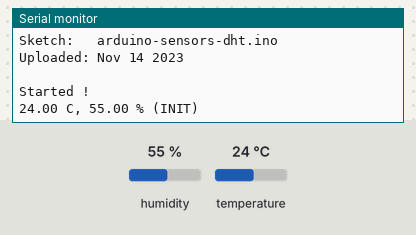
Recording of a sketch running on a simulated Arduino Uno, built with avr-gcc and run on an emulated ATmega328P. Shown: the last lines printed to the serial monitor. The test bench sets the inputs (shaded band); at power-on: humidity 55 %, temperature 24 °C.

Above: at 2.8 s.
2.9 s: humidity set to 22 %
At 4.8 s:
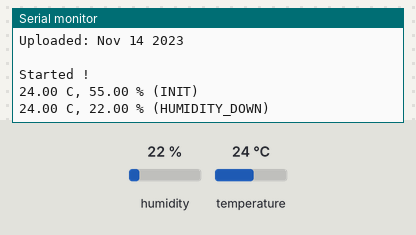
5.6 s: temperature set to 12 °C
At 7.2 s:
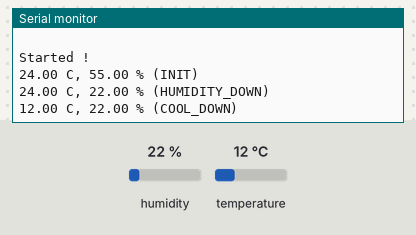
8.3 s: humidity set to 40 %
At 10.9 s:
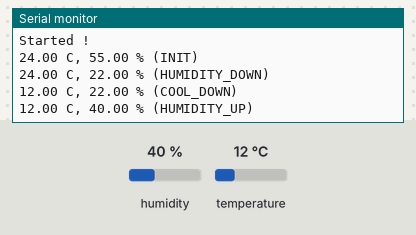
11.6 s: temperature set to 19 °C
At 13.3 s:
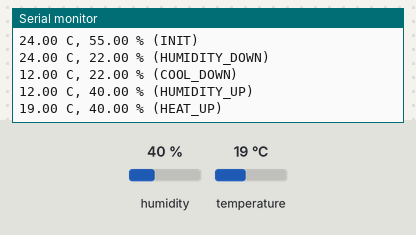

Measured:
- after the input at 2.9 s, the serial monitor: prints a new line after 1.2 s (image 1)
- after the input at 5.6 s, the serial monitor: prints a new line after 0.51 s (image 2)
- after the input at 8.3 s, the serial monitor: prints a new line after 1.9 s (image 3)
- after the input at 11.6 s, the serial monitor: prints a new line after 0.58 s (image 4)

The sketch:

arduino-sensors-dht.ino
```cpp
#include <DHT.h>

// Configuration
const int CONFIG_PIN_TO_DHT = 2;
const int CONFIG_DHT_TYPE = 11;

const int CONFIG_THRESHOLD_TEMPERATURE = 0;
const int CONFIG_THRESHOLD_HUMIDITY = 5;

// Modules
DHT dhtSensor(CONFIG_PIN_TO_DHT, CONFIG_DHT_TYPE);

// Variables
String currentState = "NONE";
float currentTemperature = 0;
float currentHumidity = 0;

void setup() {
  // Open console Serial port
  Serial.begin(9600);
  while (!Serial) {
    ; // Wait for connection.
  }

  // Debug info
  Serial.print("Sketch:   ");   Serial.println(__FILE__);
  Serial.print("Uploaded: ");   Serial.println(__DATE__);
  Serial.println(" ");

  // Open sensors
  dhtSensor.begin();

  Serial.println("Started !");
}

void loop() {
  bool isChange = false;

  float humidity = dhtSensor.readHumidity();
  float temperature = dhtSensor.readTemperature();

  if (isnan(humidity) || isnan(temperature)) {
    Serial.println("Failed to read from DHT sensor!");
    return;
  }

  // Check State changes
  if (currentState == "NONE") {
    isChange = true;
    currentState = "INIT";

  } else if (temperature - currentTemperature > CONFIG_THRESHOLD_TEMPERATURE) {
    isChange = true;
    currentState = "HEAT_UP";

  } else if (currentTemperature - temperature > CONFIG_THRESHOLD_TEMPERATURE) {
    isChange = true;
    currentState = "COOL_DOWN";

  } else if (humidity - currentHumidity > CONFIG_THRESHOLD_HUMIDITY) {
    isChange = true;
    currentState = "HUMIDITY_UP";

  } else if (currentHumidity - humidity > CONFIG_THRESHOLD_HUMIDITY) {
    isChange = true;
    currentState = "HUMIDITY_DOWN";
  }

  // Send changes
  if (isChange == true) {
    currentTemperature = temperature;
    currentHumidity = humidity;

    Serial.print((String)currentTemperature + " C, ");
    Serial.print((String)currentHumidity + " %");
    Serial.println(" (" + currentState + ") ");
  }

  delay(2000);
}
```
